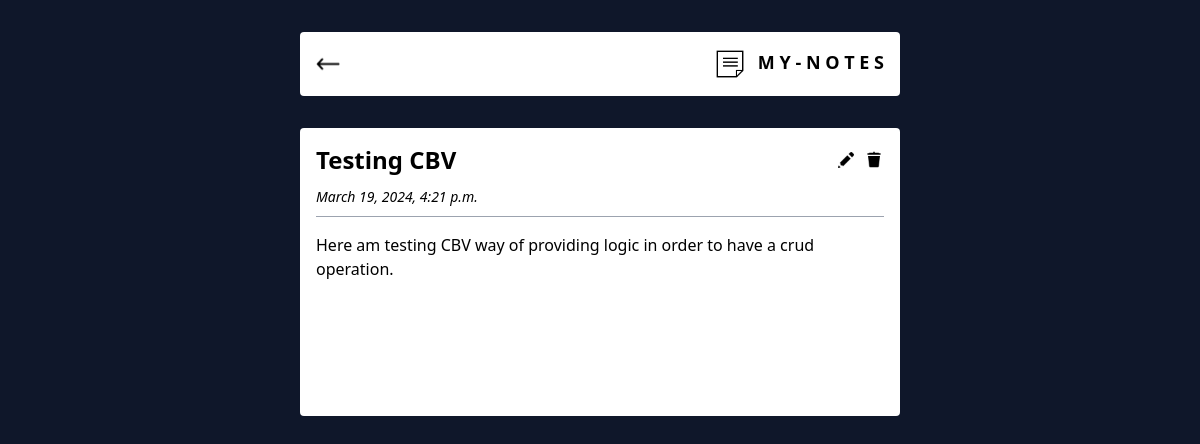
Screenshot of /detail-note/1 with the database file from the repository.
### notes/models.py (models this page shows, shortened)
class Note(models.Model):
    title = models.CharField(max_length=200)
    description = models.TextField()
    published_date = models.DateTimeField(auto_now_add=True)
    updated_date = models.DateTimeField(auto_now=True)

### notes/views.py (the view)
# urls.py: path("detail-note/<int:pk>", DetailNoteView.as_view(), name="detail-note")
class DetailNoteView(DetailView):
    model = Note
    template_name = "detail_note.html"

### templates/detail_note.html (shortened to what this page needs)
{% load static %}
<!DOCTYPE html>
<html lang="en">
<head>
    <script src="https://cdn.tailwindcss.com"></script>
</head>
<body class="flex flex-col items-center bg-slate-900 py-8">
    <div class="flex justify-between mb-6 bg-white rounded w-2/4 items-center p-4 border-none">
        <div class="">
            <a href="{% url 'home' %}" class="">
                <img class="w-6 h-6" src="{% static 'icons/back.png' %}" alt="Add Icon">
            </a>
        </div>
        <a href="{% url 'home' %}">
            <div class="flex justify-between">
                <img class="w-8 h-8 mr-2" src="{% static 'icons/logo.png' %}" alt="Logo" />
                <span class="font-bold text-lg text-center ml-1">M Y - N O T E S</span>
            </div>
        </a>
    </div>
    <div class="w-full flex flex-wrap justify-center">
        <div class="flex flex-col items-start bg-white rounded border-none w-1/2 p-4 m-2 h-72">
            <div class="flex justify-between items-center w-full">
                <div class="w-1/2">
                    <span class="font-bold text-2xl flex-1">{{ object.title }}</span>
                </div>
                <div class="flex justify-between">
                    <a href="{% url 'edit-note' note.pk %}"><img class="w-5 h-5 mr-2" src="{% static 'icons/edit.png' %}" alt="Edit Icon"></a>
                    <form action="{% url 'delete-note' object.pk %}" method="post" style="display: inline;">
                        <a href="javascript:;" onclick="if (confirm('Are you sure you want to delete this note?')) { this.closest('form').submit(); } return false;">
                            <img class="w-5 h-5" src="{% static 'icons/delete.png' %}" alt="Delete Icon">
                        </a>
                    </form>
                </div>
            </div>
            <div class="mt-2">
                <span class="font-thin italic text-sm">{{ object.updated_date }}</span>
            </div>
            <div class="bg-gray-400 w-full h-px mt-2 mb-4"></div>
            <div>
                <span>{{ object.description }}</span>
            </div>
        </div>
    </div>
  </body>
</html>

### rows the page displays
Note: title "Testing CBV", updated_date "March 19, 2024, 4:21 p.m.", description "Here am testing CBV way of providing logic in order to have a crud operation."
